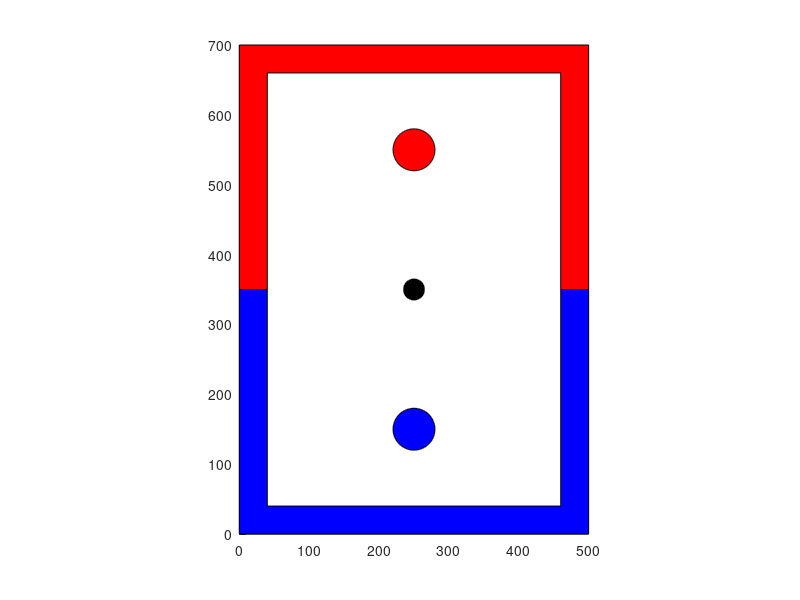

The MATLAB source for this figure: (Note: this script raises an error after producing the figure.)
% Nick Vessa - MECE 117- 12/5/2023
% Air Hockey?!?
% Yeah, air hockey!

clear, clc;

% init figure window
scrsize = get(0,'ScreenSize');
figPos = [30, 50, 500, 700];
fig1 = figure("Position", figPos, 'Color', [1,1,1], 'Toolbar', 'None', 'KeyPressFcn', @keyDownListener);

% define axis limits
xmax = 500;
xmin = 0;
ymax = 700;
ymin = 0;

% set up axes
axis manual % Disable automatic axis scaling
axis equal % Set axis aspect ratio to 1
axis([xmin, xmax, ymin, ymax]) % Set axis limits
axis on % Do not display axis or
hold on
% axes background in figure


% DEFINE CONSTANTS & GLOBAL VARIABLES
% X and Y for both blockers and the mousePos
global Xb1 Yb1 Xm Ym Xb2 Yb2 Xp Yp Xp2 Yp2 Vb1y Vb1x Vp1y Vp1x Vb1n Vb1s Vp1n Vp1s
global escapePressed
escapePressed = 0;
Xm = 0;
Ym = 0;

% create collision boolean :D
global didCollide
didCollide = false;


% DRAW SCREEN ELEMENTS
% Create blue walls
XBW = 0;
YBW = 0;
blueShape = [0, 0, 40, 40, 460, 460, 500, 500, 0; ...
            0, 350, 350, 40, 40, 350, 350, 0, 0];
bluePatch = patch(blueShape(1,:)+XBW, blueShape(2,:)+YBW, 'b');

% Create red walls
XRW = 0;
YRW = 0;
redShape = [0, 500, 500, 460, 460, 40, 40, 0, 0; ...
            700, 700, 350, 350, 660, 660, 350, 350, 700];
redPatch = patch(redShape(1,:)+XRW, redShape(2,:)+YRW, 'r');

% create user blocker, puck, and "AI" blocker
% set initial conditions
Xb1 = 250;
Yb1 = 150;
Xb2 = 250;
Yb2 = 550;
Xp = 250;
Yp = 350;
Vb1x = 1;
Vb1y = 1;
Vb2x = 1;
Vp1y = .1;
Vp1x = 0;

% puck direction variable?
global puckDir
puckDir = -1;
redBlockDir = 1;

% create objects 
% set radii for puck and blockers
rb = 30;
rp = 15;
theta = linspace(0, 2*pi, 181);

% blue blocker
XB1 = rb*sin(theta);
YB1 = rb*cos(theta);
blueBlocker = patch(XB1+Xb1, YB1+Yb1, 'b');


% red blocker
XR1 = rb*sin(theta);
YR1 = rb*cos(theta);
redBlocker = patch(XR1+Xb2, YR1+Yb2, 'r');


% puck
global XP YP
XP = rp*sin(theta);
YP = rp*cos(theta);
puck = patch(XP+Xp, YP+Yp, 'k');


% MAIN GAME LOOP
while ~escapePressed

    % have puck move initially
    Yp = Yp + Vp1y*puckDir;
    Xp = Xp + Vp1x*puckDir;

    % round values to make collisions easier
    Yp_r = round(Yp, 0);
    Xp_r = round(Xp, 0);

    % move red blocker back and forth!?!
    Xb2 = Xb2 + Vb2x*redBlockDir;
    if Xb2 >= 400

        redBlockDir = -1;

    elseif Xb2 <= 100

        redBlockDir = 1;

    end
    % update position for blockers and pucks
    set(redBlocker, 'XData', XR1+Xb2, 'YData', YR1+Yb2)
    set(puck, 'XData', XP+Xp, 'YData', YP+Yp)
    set(blueBlocker, 'XData', XB1+Xb1, 'YData', YB1+Yb1)
    % output variables for debug things
    %fprintf("Xp is %f and Yp is %f\n", Xp_r, Yp_r)
    %fprintf("Xb1 is %f and Yb1 is %f\n", Xb1, Yb1)
    % trying to get collisions working 
    % they sorta kinda work
    % each if statement compares the absolute value of the X and Y 
    % positions of the puck and blocker
    if (abs(Xp_r - Xb1) < rb) && (abs(Yp_r - Yb1) < rb)

        disp('collision')
        calcPuckPos(Xb1, Yb1)

    elseif (abs(Xp_r - Xb2) < rb) && (abs(Yp_r - Yb2) < rb)

        disp('collision')
        calcPuckPos(Xb2, Yb2)

    end

    % basic wall collision things
    % just switched puck direction based on whether it hits the right wall
    % or left wall
    if (abs(Xp_r - 460) < rp)

        puckDir = -1;

    elseif (abs(Xp_r - 40) < rp)

        puckDir = 1;

    end

    % same deal as above but with top and bottom walls
    if (abs(Yp_r - 660) < rp)

        puckDir = -1;

    elseif (abs(Yp_r - 40) < rp)

        puckDir = 1;

    end
    % pause to update graphics
    pause(0.001)
    


end


% FUNCTIONS
% having blockerX and blockerY as parameters allows for collisions for red
% and blue blockers
function calcPuckPos(blockerX, blockerY)

    % adjusted so puck is 1/5 the "mass" of blocker
    mp = .2; 
    mb = 1; 

    rb = 30;
    rp = 15;

    global Xb1 Yb1 Xb2 Yb2 Xp Yp Xp2 Yp2 Vb1 Vb1y Vb1x Vp1 Vp1y Vp1x Vb1n Vb1s Vp1n Vp1s
    global Vp2s Vp2n  puckDir

    % calculate angle between blocker and puck
    th = -atan2(blockerY - Yp, blockerX - Xp);
    alpha = atan2(Vb1y, Vb1x);
    beta = atan2(Vp1y, Vp1x);

    % the following calcs are from the PDF

    % define Vp1?
    Vp1 = sqrt(Vp1x^2 + Vp1y^2);
    Vb1 = sqrt(Vb1x^2 + Vb1y^2);

    % eliminate overlap prior to collision calculations
    Xp2 = blockerX - (rp + rb) * cos(th);
    Yp2 = blockerY + (rp + rb) * sin(th);

    % set to arbitrary values?
    Vb1n = Vb1 * cos(th + alpha);
    Vb1s = Vb1 * sin(th + alpha);

    Vp1n = Vp1 * cos(th + beta);
    Vp1s = Vp1 * sin(th + beta);

    Vp2s = Vp1s;
    
    P1n = mp * Vp1n + mb * Vb1n;
    % flip direction on collision
    if P1n < 0
        puckDir = 1;
    end

    KE1 = .5*mp*(Vp1^2) + .5*mb*(Vb1^2);

    a = (mp^2 + mp * mb)/mb;
    b = -(2*P1n*mp)/mb;
    c = ((P1n^2)/mb) + mp * Vp1s^2 + mb * Vb1s^2 - 2 * KE1;

    Vp2n = ((-b - sqrt(b^2-4*a*c))/2*a);

    % chose to omit blocker vel calcs
    % computing final speed of puck after collision

    Vp2 = sqrt(Vp2n^2 + Vp2s^2);
    beta2 = atan2(Vp2s, Vp2n) - th;

    Vp2x = Vp2*cos(beta2);
    Vp2y = Vp2*sin(beta2);

    Vp1y = Vp2y;
    Vp1x = Vp2x;

    Yp = Yp2 + Vp1y*puckDir;
    Xp = Xp2 + Vp1x*puckDir;

end


function keyDownListener(~, event)

    global KeyID escapePressed Xb1 Yb1
    KeyID = event.Key;
    
    switch KeyID

        case 'escape'
            escapePressed = 1;
        case 'uparrow'
            Yb1 = Yb1 + 5;
        case 'downarrow'
            Yb1 = Yb1 - 5;
        case 'leftarrow'
            Xb1 = Xb1 - 5;
        case 'rightarrow'
            Xb1 = Xb1 + 5;


    end


end
